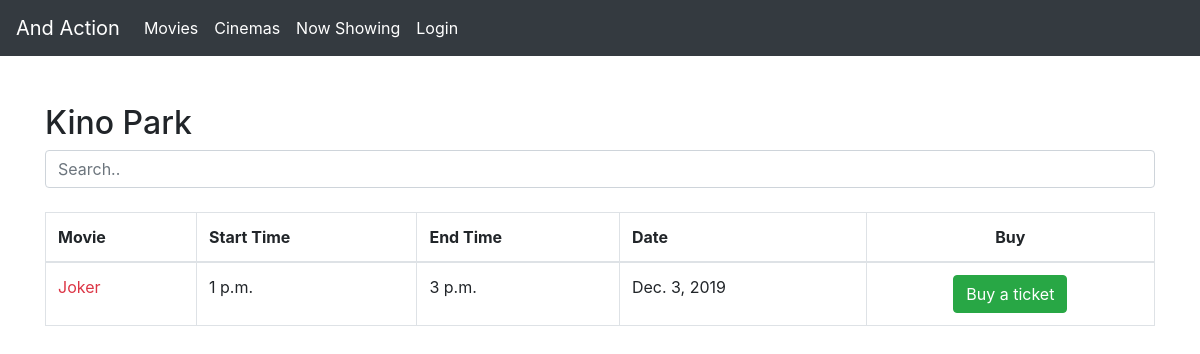
/movies/cinema_schedule/2/, run on an earlier commit of the app's database.
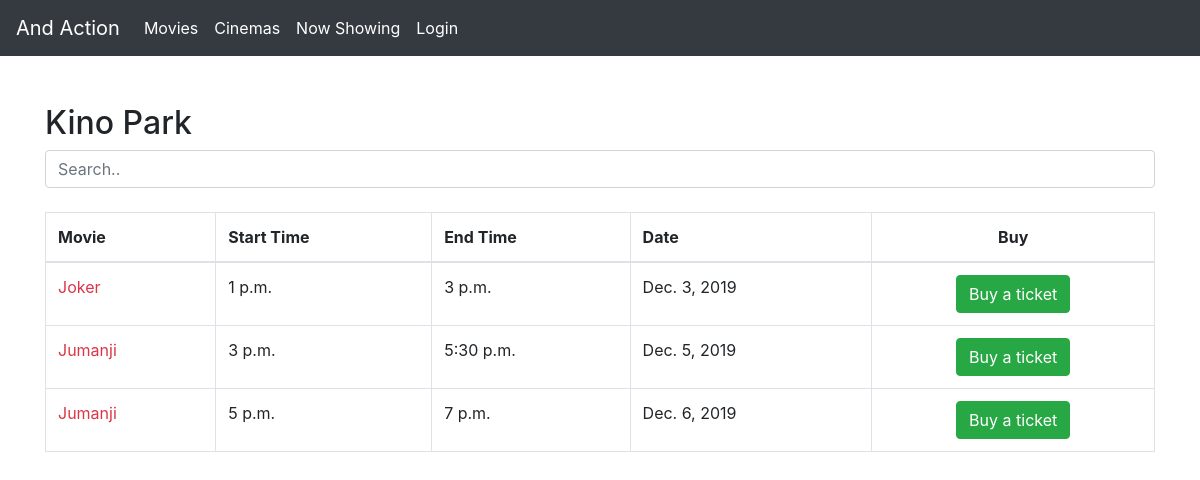
And on a later commit of the database.
### main/models.py (models this page shows, shortened)
class Schedules(models.Model):
    movie = models.ForeignKey(Movies, on_delete=models.CASCADE)
    hall = models.ForeignKey(Halls, on_delete=models.CASCADE)
    start_time = models.TimeField(null=True)
    end_time = models.TimeField(null=True)
    date = models.DateField(null=True)
    price = models.DecimalField(max_digits=6, decimal_places=0, null=True)
    class Meta:
        verbose_name_plural = "Schedules"

class Movies(models.Model):
    name = models.TextField(max_length=200)
    language = models.TextField(max_length=20, null=True)
    description = models.TextField(max_length=15000, null=True)
    length = models.IntegerField(null=True)
    rating = models.IntegerField()
    genre = models.ManyToManyField(Genres)
    image = models.ImageField(upload_to='media/', blank=True)
    imdb_link = models.TextField(max_length=400, null=True, blank=True)
    def __str__(self):
        return self.name
    class Meta:
        verbose_name_plural = "Movies"

### main/views.py (the view)
# urls.py: url(r'^cinema_schedule/(?P<cinema_id>[0-9]+)/', views.cinema_schedule, name='cinema_schedule'),
def cinema_schedule(request, cinema_id):
    cinema = Cinemas.objects.get(id=cinema_id)
    schedules = Schedules.objects.filter(hall__cinema=cinema_id).order_by('date')
    context = {
        'cinema': cinema,
        'schedules': schedules
    }
    return render(request, 'main/cinema_schedule.html', context)

### main/templates/main/cinema_schedule.html (shortened to what this page needs)
{% extends 'base.html' %}
{% block content %}
<div class="container">
  <br><br>
  <h2>{{ cinema.name }}</h2>
  <input class="form-control" id="myInput" type="text" placeholder="Search.."><br>
  <table class="table table-bordered">
    <thead>
      <tr>
        <th>Movie</th>
        <th>Start Time</th>
        <th>End Time</th>
        <th>Date</th>
        <th class="text-center">Buy</th>
      </tr>
    </thead>
    <tbody id="myTable">
      {% for movie in schedules %}
      <tr>
        <td><a class="text-danger" href="{% url 'movie_details' movie.movie.id %}">{{ movie.movie}}</a></td>
        <td>{{ movie.start_time }}</td>
        <td>{{ movie.end_time }}</td>
        <td>{{ movie.date }}</td>
        <td class="text-center"><a href="{% url 'buy' movie.id %}" class="btn btn-success">Buy a ticket</a></td>
      </tr>
      {% endfor %}
    </tbody>
  </table>
</div>
{% endblock %}

What changed in the data, as far as the page shows it:
added Schedules: movie "Jumanji", start_time "3 p.m.", end_time "5:30 p.m.", date "Dec. 5, 2019"
added Schedules: movie "Jumanji", start_time "5 p.m.", end_time "7 p.m.", date "Dec. 6, 2019"
